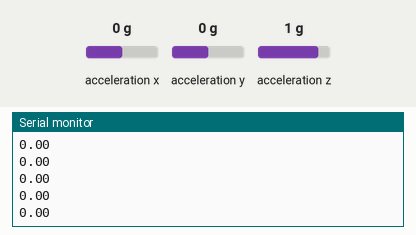
Simulated run of this sketch. Board: Arduino Uno, built with avr-gcc and run on an emulated ATmega328P. On the bench: the last lines printed to the serial monitor. The inputs (shaded band) are chosen by the test bench; at power-on: acceleration x 0 g, acceleration y 0 g, acceleration z 1 g.

Above: at 1.2 s.
1.3 s: acceleration x set to -1.4 g
At 1.36 s:
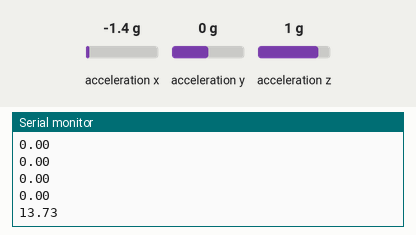
2.8 s: acceleration y set to -0.8 g
At 2.85 s:
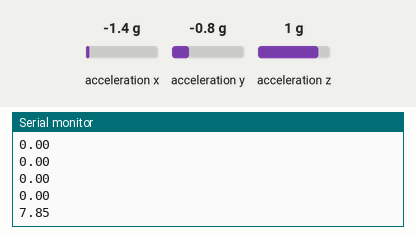
4.3 s: acceleration z set to -1.4 g
At 4.35 s:
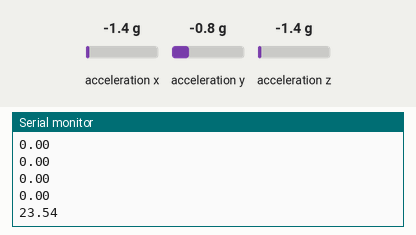
Timing chart, 0 to 7.3 s (numbered marks = the images above; inputs shaded):
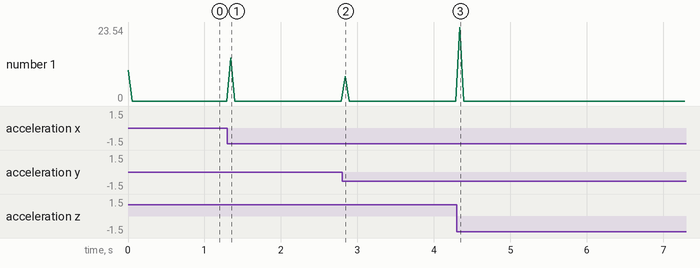

The sketch:

sensortest2.ino
```cpp
#include <Wire.h>
#include <Adafruit_Sensor.h>
#include <Adafruit_ADXL345_U.h>

Adafruit_ADXL345_Unified accel = Adafruit_ADXL345_Unified(12345);
float X=0;
float Y=0;
float Z=0;
void setup() {
  Serial.begin(115200);
  while (!Serial) {
    delay(10);
  }

  Serial.println("Starting ADXL345 test...");

  if (!accel.begin()) {
    Serial.println("ADXL345 not found");
    while (1);
  }
}

void loop() {
  sensors_event_t event;
  accel.getEvent(&event);
  float x=event.acceleration.x;
  float y=event.acceleration.y;
  float z=event.acceleration.z;
  float res=sqrt((X-x)*(X-x)+(Y-y)*(Y-y)+(Z-z)*(Z-z));
  X=x;
  Y=y;
  Z=z;
  // Serial.print("res: ");
  Serial.println(res);
  // Serial.print("X: ");
  // Serial.print(x);
  // Serial.print("  Y: ");
  // Serial.print(y);
  // Serial.print("  Z: ");
  // Serial.print(z);
  // Serial.println(" m/s^2");

  delay(50);
}
```

Measured:
- after the input at 1.3 s, the serial monitor: prints a new line at once (image 1)
- after the input at 2.8 s, the serial monitor: prints a new line at once (image 2)
- after the input at 4.3 s, the serial monitor: prints a new line at once (image 3)
